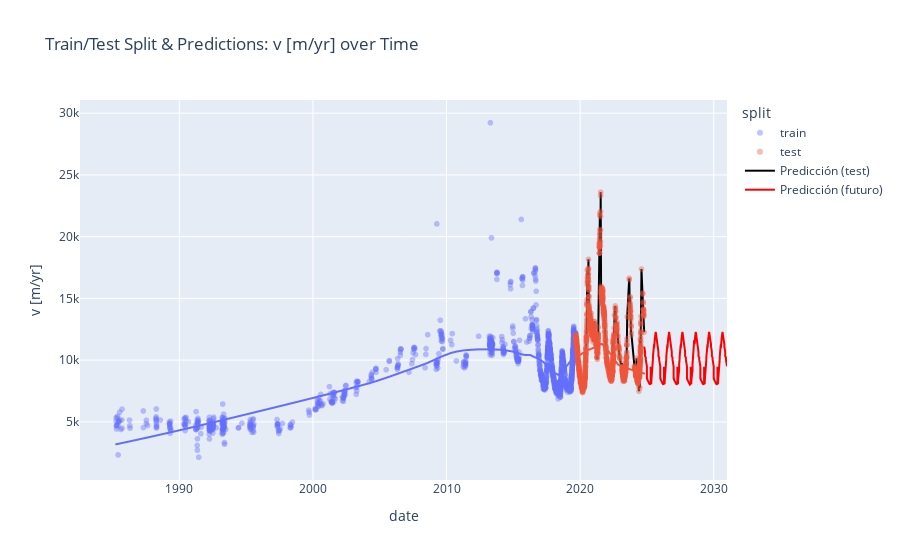

Here is the notebook cell this chart was saved with:
### Code cell
# Plot predictions

# Crear DataFrame para las predicciones
pred_df = pd.DataFrame({
    'date': X_test['mid_date'],
    'v_pred [m/yr]': y_test,
})

# Graficar puntos reales y predicciones
fig = px.scatter(
    plot_df,
    x='date',
    y='v [m/yr]',
    color='split',
    title='Train/Test Split & Predictions: v [m/yr] over Time',
    opacity=0.4,
    trendline='lowess',
)

# Agregar las predicciones como línea
fig.add_scatter(
    x=pred_df['date'],
    y=pred_df['v_pred [m/yr]'],
    mode='lines',
    name='Predicción (test)',
    line=dict(color='black', width=2),
)

# Agregar las predicciones futuras
fig.add_scatter(
    x=future_dates['mid_date'],
    y=future_predictions,
    mode='lines',
    name='Predicción (futuro)',
    line=dict(color='red', width=2),
)

fig.show()

### Figure 1 — Plotly figure (JSON) as saved in the notebook; plotly's stock layout.template omitted (floating-point values rounded to 4 significant figures; data arrays with more than 128 entries replaced by an {"elided": "..."} marker saying what was removed)
{"data": [{"hovertemplate": "split=train<br>date=%{x}<br>v [m/yr]=%{y}<extra></extra>", "legendgroup": "train", "marker": {"color": "#636efa", "opacity": 0.4, "symbol": "circle"}, "mode": "markers", "name": "train", "showlegend": true, "type": "scattergl", "x": {"elided": "1824 str values"}, "xaxis": "x", "y": {"elided": "1824 int values"}, "yaxis": "y"}, {"hovertemplate": "<b>LOWESS trendline</b><br><br>split=train<br>date=%{x}<br>v [m/yr]=%{y} <b>(trend)</b><extra></extra>", "legendgroup": "train", "marker": {"color": "#636efa", "symbol": "circle"}, "mode": "lines", "name": "train", "showlegend": false, "type": "scattergl", "x": {"elided": "1824 str values"}, "xaxis": "x", "y": {"elided": "1824 float values"}, "yaxis": "y"}, {"hovertemplate": "split=test<br>date=%{x}<br>v [m/yr]=%{y}<extra></extra>", "legendgroup": "test", "marker": {"color": "#EF553B", "opacity": 0.4, "symbol": "circle"}, "mode": "markers", "name": "test", "showlegend": true, "type": "scattergl", "x": {"elided": "1825 str values"}, "xaxis": "x", "y": {"elided": "1825 int values"}, "yaxis": "y"}, {"hovertemplate": "<b>LOWESS trendline</b><br><br>split=test<br>date=%{x}<br>v [m/yr]=%{y} <b>(trend)</b><extra></extra>", "legendgroup": "test", "marker": {"color": "#EF553B", "symbol": "circle"}, "mode": "lines", "name": "test", "showlegend": false, "type": "scattergl", "x": {"elided": "1825 str values"}, "xaxis": "x", "y": {"elided": "1825 float values"}, "yaxis": "y"}, {"line": {"color": "black", "width": 2}, "mode": "lines", "name": "Predicción (test)", "type": "scatter", "x": {"elided": "1825 str values"}, "y": {"elided": "1825 int values"}}, {"line": {"color": "red", "width": 2}, "mode": "lines", "name": "Predicción (futuro)", "type": "scatter", "x": {"elided": "2265 str values"}, "y": {"elided": "2265 float values"}}], "layout": {"legend": {"title": {"text": "split"}, "tracegroupgap": 0}, "title": {"text": "Train/Test Split & Predictions: v [m/yr] over Time"}, "xaxis": {"anchor": "y", "domain": [0, 1], "title": {"text": "date"}}, "yaxis": {"anchor": "x", "domain": [0, 1], "title": {"text": "v [m/yr]"}}}}
